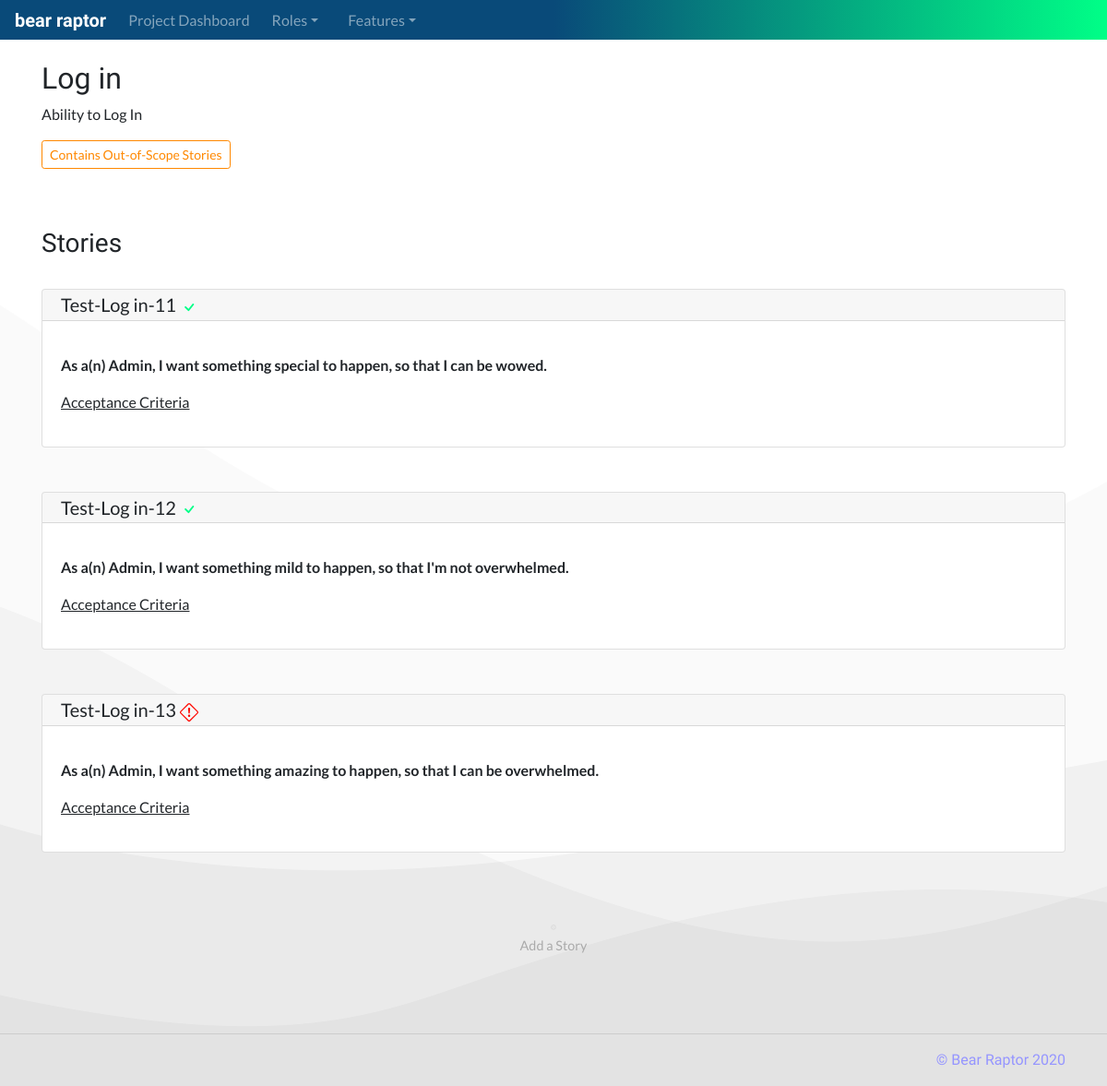
/project/4/feature/12, run on the app's committed database.
### database_setup.py (models this page shows, shortened)
class Feature(Base):
    __tablename__ = 'feature'
    id = Column(Integer, primary_key=True)
    title = Column(String(250), nullable=False)
    shortname = Column(String(25), nullable=False)
    description = Column(String(500))
    scope = Column(String(25), nullable=False)
    project_id = Column(Integer, ForeignKey('project.id'))
    project = relationship(Project)

class Project(Base):
    __tablename__ = 'project'
    id = Column(Integer, primary_key=True)
    title = Column(String(250), nullable=False)
    shortname = Column(String(25), nullable=False)
    description = Column(String(500))
    status = Column(String(50), nullable=False)

class Story(Base):
    __tablename__ = 'story'
    id = Column(Integer, primary_key=True)
    scope = Column(String(25), nullable=False)
    want = Column(String(500))
    why = Column(String(500))
    role_id = Column(Integer, ForeignKey('role.id'))
    role = relationship(Role)
    feature_id = Column(Integer, ForeignKey('feature.id'))
    feature = relationship(Feature)

class Role(Base):
    __tablename__ = 'role'
    id = Column(Integer, primary_key=True)
    title = Column(String(250), nullable=False)
    description = Column(String(500))
    project_id = Column(Integer, ForeignKey('project.id'))
    project = relationship(Project)

### app.py (the view)
@app.route('/project/<int:project_id>/feature/<int:feature_id>')
def featurePage(project_id, feature_id):
    project = session.query(Project).filter_by(id=project_id).one()
    roles = session.query(Role).filter_by(project_id=project_id).all()
    feature = session.query(Feature).filter_by(id=feature_id).one()
    features = session.query(Feature).filter_by(project_id=project_id).all()
    featureids = []
    for i in features:
        if i.id == feature.id:
            featureids.append(i.id)
    stories = session.query(Story).filter(Story.feature_id.in_(featureids)).all()
    storyids = []
    for i in stories:
        storyids.append(i.id)
    ac = session.query(AcceptanceCriteria).filter(AcceptanceCriteria.story_id.in_(storyids)).all()
    scope = feature.scope
    if scope == 'in':
        for i in stories:
            if i.scope == 'out':
                scope = 'contains'
    return render_template('feature-page.html', project=project, roles=roles,
                            feature=feature, features=features,
                            stories=stories, ac=ac, scope=scope)

### templates/feature-page.html (shortened to what this page needs)
<!doctype html>
<html lang="en">
  {% include "head.html" %}
  <body>
    {% include "menu.html" %}
    <main role="main">
      <section class="p-4">
        <div class="container">
          <div class="row">
            <div class="col-md-12">
              <h2>{{feature.title}}</h2>
              <p>
                {{feature.description}}
              </p>
              <p>
                {% if scope == 'contains' %}
                  <button type="button" class="btn btn-outline-warning btn-sm">Contains Out-of-Scope Stories</button>
                {% endif %}
              </p>
            </div>
          </div>
        </div>
      </section>
      <section class="p-4">
        <div class="container">
          <div class="row">
            <div class="col-md-12">
              <h3>Stories</h3>
            </div>
          </div>
          {% for i in stories %}
            <div class="row user-story">
              <div class="col-md-12">
                <div class="card">
                  <h5 class="card-header feature-title">{{project.shortname}}-{{feature.shortname}}-{{i.id}}
                    {% if scope != 'out' %}
                      {% if i.scope == 'in' %}
                        <svg width="1em" height="1em" viewBox="0 0 16 16" class="bi bi-check" fill="#00ff87" xmlns="http://www.w3.org/2000/svg">
                          <path fill-rule="evenodd" d="M10.97 4.97a.75.75 0 0 1 1.071 1.05l-3.992 4.99a.75.75 0 0 1-1.08.02L4.324 8.384a.75.75 0 1 1 1.06-1.06l2.094 2.093 3.473-4.425a.236.236 0 0 1 .02-.022z"/>
                        </svg>
                      {% endif %}
                    {% endif %}
                  </h5>
                  <div class="card-body">
                    <p class="card-text">
                      <p>
                        <b>As a(n) {{i.role.title}}, I want {{i.want}}, so that {{i.why}}.</b>
                      </p>
                      <u>Acceptance Criteria</u>
                    </p>
                  </div>
                </div>
              </div>
            </div>
          {% endfor %}
          <div class="col-md-12 user-story">
            <div class="card ghost-card">
              <div class="card-body">
                <center>
                  <a type="button" data-toggle="modal" data-target="#create-story" href="#create-story">
                    <img src="../../../static/images/plus.png" width="10%" style="max-width:4rem;max-height:4rem">
                  </a>
                  <p class="card-text">
                    Add a Story
                  </p>
                </center>
              </div>
            </div>
          </div>
        </div>
      </section>
        <hr>
    </main>
    {% include "footer.html" %}
  </body>
</html>

### static/styles-fix.css (style rules this page uses)
body { padding-top: 2.6rem; font-family: 'Lato', sans-serif; background-image: url(images/wave.png); background-repeat: no-repeat; background-position: bottom; }
h1, h2, h3, h4 { font-family: 'Marcellus', serif; }
.user-story { padding-bottom: 1.5rem; padding-top: 1.5rem; }
.btn-outline-warning { color: #ff8800; border-color: #ff8800; }
.feature-title { padding: .25rem 1.25rem; }
.ghost-card { border: 0px; display: contents; color: #aaa; font-size: .9rem; }

### data on the page
Feature: title "Log in", description "Ability to Log In", shortname "Log in"
Story: id "11", scope "in" (drawn), role "Admin", want "something special to happen", why "I can be wowed"
Project: shortname "Test"
Story: id "12", scope "in" (drawn), role "Admin", want "something mild to happen", why "I'm not overwhelmed"
Story: id "13", scope "out" (drawn), role "Admin", want "something amazing to happen", why "I can be overwhelmed"
